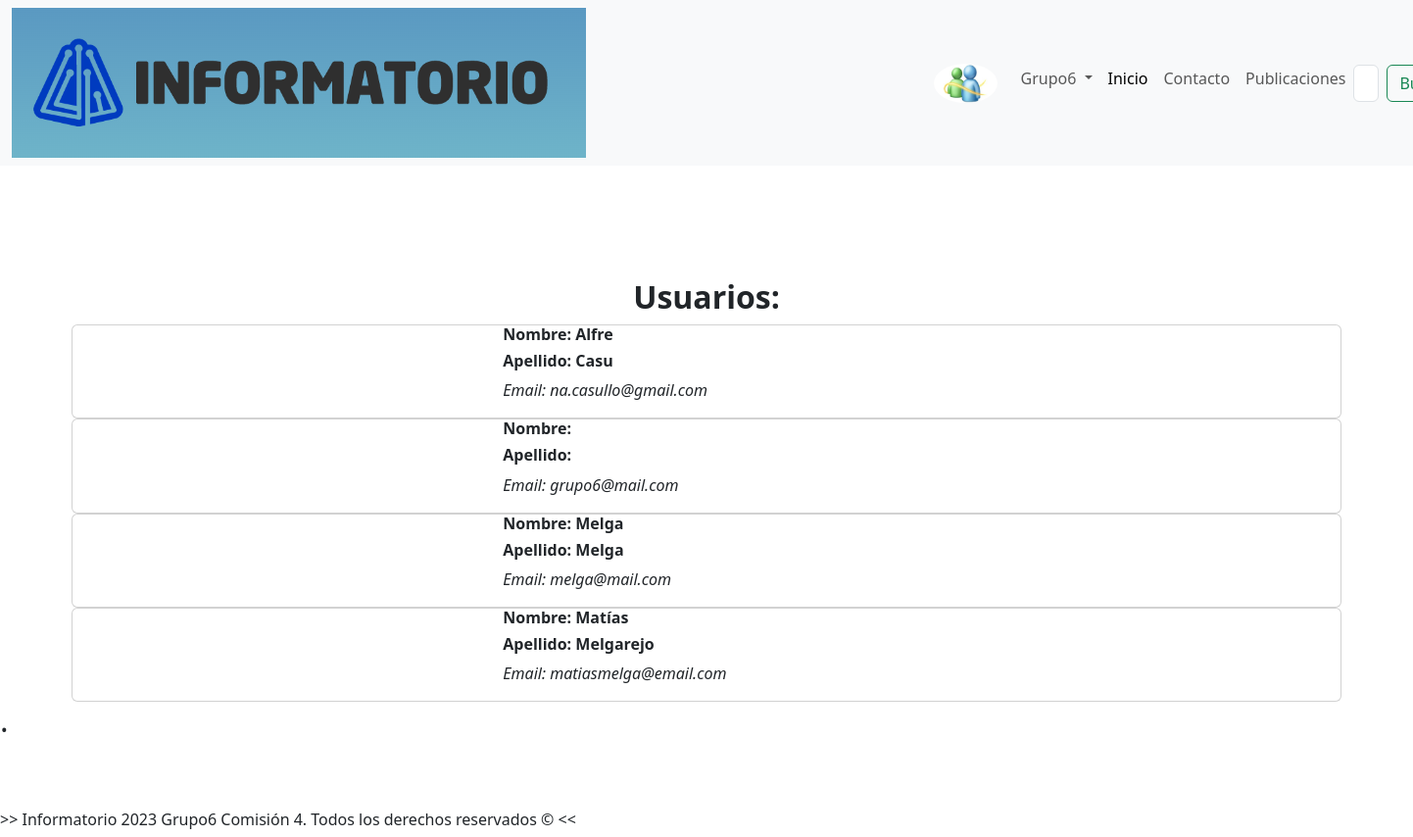
The app's page /usuarios/listar_usuarios/ (signed in) with its own data.
### apps/usuarios/models.py (models this page shows)
class Usuarios(AbstractUser):
    nombre = models.CharField(max_length=20)
    apellido = models.CharField(max_length= 20)
    fecha_nacimiento = models.DateField('Fecha_nacimiento', default = '2000-1-1')
    es_colaborador = models.BooleanField(default=False) #Se determina al usuario colaborador con un booleano
    imagen = models.ImageField(null = True, blank = True, upload_to = 'usuarios', default='usuarios/default.png')#Esta imagen se la guarda dentro de la carpeta media

### apps/usuarios/views.py (the view)
# urls.py: path('listar_usuarios/', listar_usuarios, name='listar_usuarios')
def listar_usuarios(request):
    usuarios = Usuarios.objects.all()
    template_name = 'usuarios/listar_usuarios.html'
    contexto = {
        "usuarios" : usuarios
    }
    return render(request, template_name, contexto)

### templates/usuarios/listar_usuarios.html (shortened to what this page needs)
{% extends 'base.html' %}
{% load static %}
{% block contenido %}
<section data-bs-version="5.1" class="team2 cid-tffTM7TT6b">
    <h2 style="text-align:center; margin-top: 8%;"><strong>Usuarios:</strong></h2>
    <div class="container">
        {% for item in usuarios %}
        <div class="card">
            <div class="card-wrapper">
                <div class="row align-items-center">
                    <div class="col-12 col-md">
                        <div class="card-box">
                            <h6>
                                <strong>Nombre: {{ item.nombre }}</strong>
                            </h6>
                            <h6>
                                <strong>Apellido: {{ item.apellido }}</strong>
                            </h6>
                            <p>
                                <i>Email: {{ item.email }}</i>
                            </p>
                        </div>
                    </div>
                </div>
            </div>
        </div>
        {% endfor %}
    </div>
</section>
{% endblock %}

### templates/navegacion.html (shortened to what this page needs)
{% load static %}
<nav class="navbar navbar-expand-lg bg-body-tertiary">
    <div class="container-fluid">
        <a href="{% url 'inicio' %}">
            <img src="{% static 'img/informatorio.png' %}" alt="informatorio" >
        </a>
        <div class="collapse navbar-collapse" id="navbarSupportedContent" style="margin-left: 25%;">
            <ul class="navbar-nav me-auto mb-2 mb-lg-0">
                {% if user.is_authenticated %}
                <a class="navbar-brand" href="#">
                    <img src="{{user.imagen.url}}" alt="perfil" width="65" height="40"
                        class="rounded-circle flex-shrink-0">
                </a>
                <li class="nav-item dropdown">
                    <a class="nav-link dropdown-toggle" href="#" role="button" data-bs-toggle="dropdown"
                        aria-expanded="false">
                        {{user.username}}
                    </a>
                </li>
                {% endif %}
                <li class="nav-item">
                    <a class="nav-link active" aria-current="page" href="{% url 'inicio' %}">Inicio</a>
                </li>
                <li class="nav-item">
                    <a class="nav-link" href="{% url 'contactos' %}">Contacto</a>
                </li>
                <li class="nav-item">
                    <a class="nav-link" href="{% url 'apps.publicaciones:listar_publicacion' %}">Publicaciones</a>
                </li>
            </ul>
            <form class="d-flex" role="search" method="get" action="{% url 'apps.publicaciones:listar_publicacion' %}">
                <input class="form-control me-2" type="search" placeholder="Buscar publicacion por titulo" aria-label="Search"
                    name="buscador">
                <button class="btn btn-outline-success" type="submit">Buscar</button>
            </form>
        </div>
    </div>
</nav>

### records on screen
Usuarios: imagen (placeholder picture), username "Grupo6", email "grupo6@mail.com"
Usuarios: nombre "Alfre", apellido "Casu", email "na.casullo@gmail.com"
Usuarios: nombre "Melga", apellido "Melga", email "melga@mail.com"
Usuarios: nombre "Matías", apellido "Melgarejo", email "matiasmelga@email.com"
